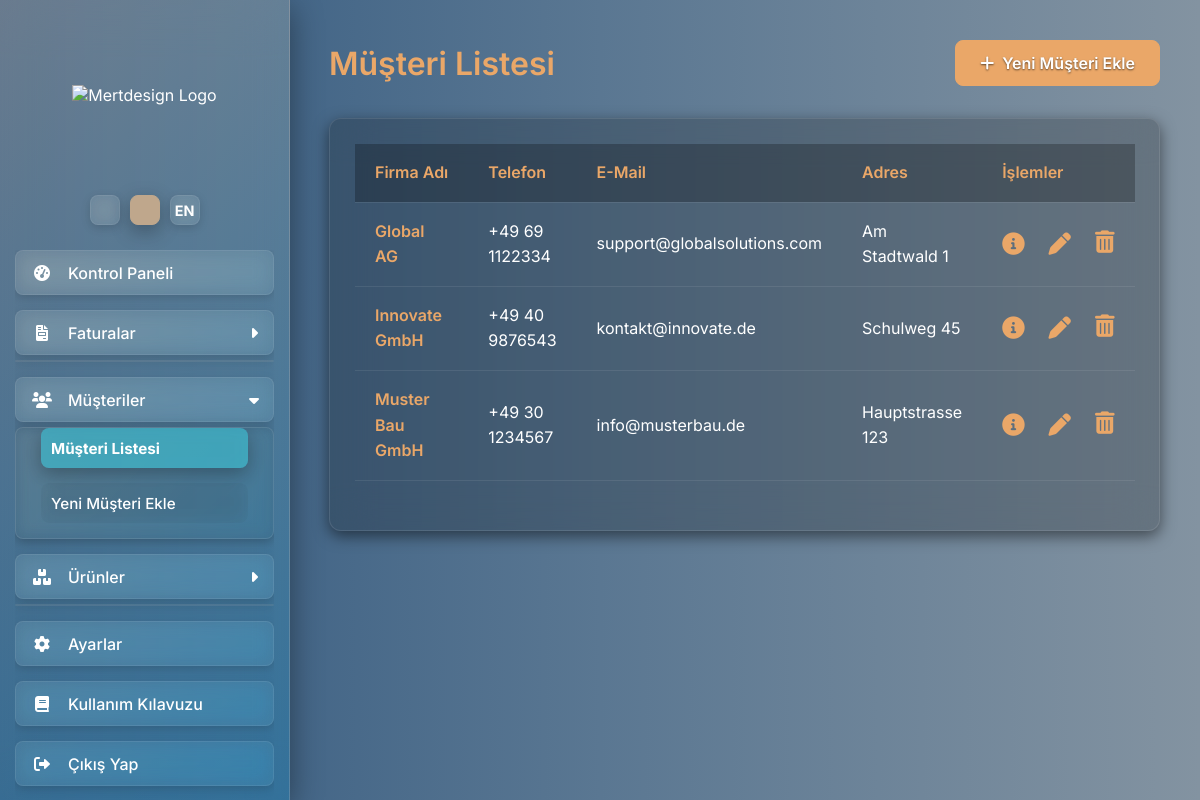
The page /musteri_listesi (signed in) on the database its author committed.
### app.py (models this page shows)
class Musteri(db.Model):
    id = db.Column(db.Integer, primary_key=True)
    firma_adi = db.Column(db.String(150), nullable=False)
    adres = db.Column(db.String(300), nullable=False)
    vergi_no = db.Column(db.String(50), nullable=True)
    telefon = db.Column(db.String(50), nullable=True)
    email = db.Column(db.String(120), nullable=True)
    ilgili_kisi = db.Column(db.String(100), nullable=True)
    web_adresi = db.Column(db.String(120), nullable=True)
    notlar = db.Column(db.Text, nullable=True)
    faturalar = db.relationship('Fatura', backref='musteri', lazy=True, cascade="all, delete-orphan")
    is_reverse_charge = db.Column(db.Boolean, default=False)

### app.py (the view)
@app.route('/musteri_listesi')
@login_required
def musteri_listesi():
    musteriler = Musteri.query.order_by(Musteri.firma_adi).all()
    return render_template('musteri_listesi.html', musteri_listesi=musteriler)

### app.py (called while the page is built)
def get_locale():
    if not has_request_context():
        return app.config['BABEL_DEFAULT_LOCALE']
    if 'lang' in request.args and request.args['lang'] in current_app.config['LANGUAGES']:
        session['lang'] = request.args['lang']
    if 'lang' in session:
        return session.get('lang')
    return request.accept_languages.best_match(current_app.config['LANGUAGES']) or current_app.config['BABEL_DEFAULT_LOCALE']

@app.before_request
def before_request_locale():
    g.locale = get_locale()

@login_manager.user_loader
def load_user(user_id):
    return User.query.get(int(user_id))

@app.context_processor
def inject_global_data_for_all_templates():
    sirket_profili = SirketProfili.query.first()
    if not sirket_profili:
        sirket_profili = {
            'firma_unvani': _('Yükleniyor...'),
            'adres': '', 'telefon': '', 'email': '', 'web_adresi': '',
            'iban': '', 'bic': '', 'vergi_no': '', 'sirket_no': '', 'banka_adi': ''
        }
    return dict(app=app, profil=sirket_profili, current_user=current_user)

### templates/musteri_listesi.html (shortened to what this page needs)
{% extends "layout.html" %}
{% block content %}
    <div class="page-header">
        <h1 class="page-title">{{ _('Müşteri Listesi') }}</h1>
        <a href="{{ url_for('musteri_ekle') }}" class="btn btn-primary">
            <i class="fas fa-plus"></i> {{ _('Yeni Müşteri Ekle') }}
        </a>
    </div>
    <div class="card">
        {% if musteri_listesi %}
        <div class="overflow-x-auto">
            <table class="items-table w-full">
                <thead>
                    <tr>
                        <th class="text-left">{{ _('Firma Adı') }}</th>
                        <th class="text-left mobile-hide">{{ _('Telefon') }}</th>
                        <th class="text-left mobile-hide">E-Mail</th>
                        <th class="text-left mobile-hide">{{ _('Adres') }}</th>
                        <th class="text-center">{{ _('İşlemler') }}</th>
                    </tr>
                </thead>
                <tbody>
                    {% for musteri in musteri_listesi %}
                    <tr>
                        <td><a href="{{ url_for('musteri_detay', musteri_id=musteri.id) }}" class="customer-name-link">{{ musteri.firma_adi }}</a></td>
                        <td class="mobile-hide">{{ musteri.telefon if musteri.telefon else '-' }}</td>
                        <td class="mobile-hide">{{ musteri.email if musteri.email else '-' }}</td>
                        <td class="mobile-hide">{{ (musteri.adres.split('\n')[0]) if musteri.adres else '-' }}</td>
                        <td class="text-center">
                            <div class="action-icons">
                                <a href="{{ url_for('musteri_detay', musteri_id=musteri.id) }}" title="{{ _('Detayları Görüntüle') }}">
                                    <i class="fas fa-info-circle"></i>
                                </a>
                                <a href="{{ url_for('musteri_duzenle', musteri_id=musteri.id) }}" title="{{ _('Müşteriyi Düzenle') }}">
                                    <i class="fas fa-pen"></i>
                                </a>
                                <form action="{{ url_for('musteri_sil', musteri_id=musteri.id) }}" method="POST" style="display:inline;" onsubmit="return confirm('{{ _('Bu müşteriyi ve tüm faturalarını silmek istediğinizden emin misiniz?') }}');">
                                    <button type="submit" title="{{ _('Müşteriyi Sil') }}">
                                        <i class="fas fa-trash-alt"></i>
                                    </button>
                                </form>
                            </div>
                        </td>
                    </tr>
                    {% endfor %}
                </tbody>
            </table>
        </div>
        {% else %}
        <p class="text-center">{{ _('Henüz hiç müşteri eklenmedi.') }}</p>
        {% endif %}
    </div>
{% endblock content %}

### templates/musteri_listesi.html (style rules this page uses)
.page-header h1.page-title { color: var(--btn-primary-bg); font-size: 2rem; font-weight: 600; }
.page-header { display: flex; justify-content: space-between; align-items: center; margin-bottom: 2rem; flex-wrap: wrap; gap: 1rem; }
.card { background-color: rgba(0, 0, 0, 0.2); padding: 25px; border-radius: 12px; border: 1px solid rgba(255, 255, 255, 0.1); box-shadow: 0 5px 15px rgba(0,0,0,0.5); margin-bottom: 30px; }
.items-table { width: 100%; border-collapse: collapse; line-height: 1.6; }
.items-table th, .items-table td { padding: 1rem 1.25rem; border-bottom: 1px solid rgba(255, 255, 255, 0.08); text-align: left; vertical-align: middle; color: var(--text-primary); }
.items-table th { font-weight: 600; color: var(--btn-primary-bg); white-space: nowrap; background-color: rgba(0, 0, 0, 0.25); }
.customer-name-link { font-weight: 600; color: var(--btn-primary-bg); text-decoration: none; transition: color 0.2s ease; }
.action-icons { display: flex; align-items: center; justify-content: center; gap: 1.5rem; }
.action-icons a, .action-icons button { background-color: transparent; color: var(--btn-primary-bg); padding: 0; border-radius: 4px; font-size: 1.4rem; transition: color 0.2s ease, transform 0.1s ease; border: none; cursor: pointer; line-height: 1; text-decoration: none; }
.action-icons .fa-info-circle { color: var(--btn-primary-bg); }
.action-icons .fa-pen { color: var(--btn-primary-bg); }
.action-icons .fa-trash-alt { color: var(--btn-primary-bg); }

### rows shown on the page
Musteri: firma_adi "Global AG", telefon "+49 69 1122334", email "support@globalsolutions.com", adres "Am Stadtwald 1"
Musteri: firma_adi "Innovate GmbH", telefon "+49 40 9876543", email "kontakt@innovate.de", adres "Schulweg 45"
Musteri: firma_adi "Muster Bau GmbH", telefon "+49 30 1234567", email "info@musterbau.de", adres "Hauptstrasse 123"
